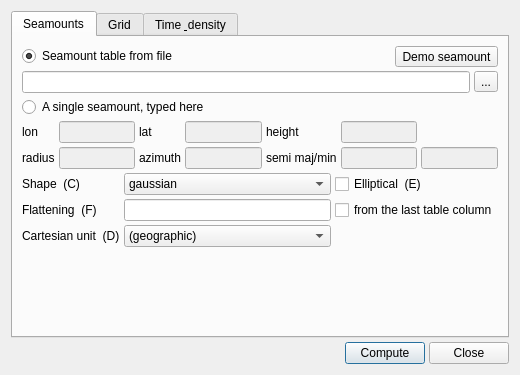
<?xml version="1.0" encoding="UTF-8"?>
<!--
  grdseamount_dialog.ui — GMT menu > "grdseamount": synthetic seamounts (Gaussian, parabolic,
  polynomial, cone or disc; circular or elliptical) built from a table of seamount parameters.
  Loaded at RUNTIME by GrdSeamountDialog (deps/src/70_window.cpp) via QUiLoader — plain Qt widgets.
  Option letters are in the labels: C shape, E elliptical, F flattening, D unit, A mask, L list_stats,
  N normalize, Z level, R region, I inc, G outgrid, T time, Q build_mode, M list, H densities,
  K density_grid, W density_output.  -S (landslide simulation) is NOT covered by this dialog.
-->
<ui version="4.0">
 <class>GrdSeamountDialog</class>
 <widget class="QDialog" name="GrdSeamountDialog">
  <property name="geometry">
   <rect>
    <x>0</x>
    <y>0</y>
    <width>520</width>
    <height>330</height>
   </rect>
  </property>
  <property name="windowTitle">
   <string>grdseamount</string>
  </property>
  <layout class="QVBoxLayout" name="verticalLayout_main">
   <property name="spacing">
    <number>4</number>
   </property>
   <item>
    <widget class="QTabWidget" name="tabWidget">
     <property name="currentIndex">
      <number>0</number>
     </property>

     <!-- ==================== TAB: Seamounts ==================== -->
     <widget class="QWidget" name="tab_seamounts">
      <attribute name="title">
       <string>Seamounts</string>
      </attribute>
      <layout class="QVBoxLayout" name="verticalLayout_smt">
       <property name="spacing">
        <number>4</number>
       </property>
       <item>
        <layout class="QHBoxLayout" name="horizontalLayout_fromFile">
         <item>
          <widget class="QRadioButton" name="rb_fromFile">
           <property name="text">
            <string>Seamount table from file</string>
           </property>
           <property name="checked">
            <bool>true</bool>
           </property>
          </widget>
         </item>
         <item>
          <spacer name="horizontalSpacer_fromFile">
           <property name="orientation">
            <enum>Qt::Horizontal</enum>
           </property>
           <property name="sizeHint" stdset="0">
            <size>
             <width>10</width>
             <height>10</height>
            </size>
           </property>
          </spacer>
         </item>
         <item>
          <widget class="QToolButton" name="btn_demo">
           <property name="text">
            <string>Demo seamount</string>
           </property>
           <property name="toolTip">
            <string>&lt;html&gt;Fill the dialog with the grdseamount example: a circular&lt;br&gt;Gaussian seamount at 1W 2S with 30 km basal radius and 4500 m&lt;br&gt;height, on a 1 arc minute grid.&lt;/html&gt;</string>
           </property>
          </widget>
         </item>
        </layout>
       </item>
       <item>
        <layout class="QHBoxLayout" name="horizontalLayout_table">
         <item>
          <widget class="QLineEdit" name="le_table">
           <property name="toolTip">
            <string>&lt;html&gt;lon lat radius height — or lon lat azimuth semi-major&lt;br&gt;semi-minor height when elliptical. Extra columns: flattening&lt;br&gt;(F with no value), then start/stop time (T).&lt;/html&gt;</string>
           </property>
          </widget>
         </item>
         <item>
          <widget class="QToolButton" name="btn_tableBrowse">
           <property name="text">
            <string>...</string>
           </property>
          </widget>
         </item>
        </layout>
       </item>
       <item>
        <widget class="QRadioButton" name="rb_single">
         <property name="text">
          <string>A single seamount, typed here</string>
         </property>
        </widget>
       </item>
       <item>
        <layout class="QGridLayout" name="gridLayout_single">
         <item row="0" column="0">
          <widget class="QLabel" name="lbl_lon">
           <property name="text">
            <string>lon</string>
           </property>
          </widget>
         </item>
         <item row="0" column="1">
          <widget class="QLineEdit" name="le_lon">
           <property name="enabled">
            <bool>false</bool>
           </property>
          </widget>
         </item>
         <item row="0" column="2">
          <widget class="QLabel" name="lbl_lat">
           <property name="text">
            <string>lat</string>
           </property>
          </widget>
         </item>
         <item row="0" column="3">
          <widget class="QLineEdit" name="le_lat">
           <property name="enabled">
            <bool>false</bool>
           </property>
          </widget>
         </item>
         <item row="0" column="4">
          <widget class="QLabel" name="lbl_height">
           <property name="text">
            <string>height</string>
           </property>
          </widget>
         </item>
         <item row="0" column="5">
          <widget class="QLineEdit" name="le_height">
           <property name="enabled">
            <bool>false</bool>
           </property>
          </widget>
         </item>
         <item row="1" column="0">
          <widget class="QLabel" name="lbl_radius">
           <property name="text">
            <string>radius</string>
           </property>
          </widget>
         </item>
         <item row="1" column="1">
          <widget class="QLineEdit" name="le_radius">
           <property name="enabled">
            <bool>false</bool>
           </property>
          </widget>
         </item>
         <item row="1" column="2">
          <widget class="QLabel" name="lbl_azimuth">
           <property name="text">
            <string>azimuth</string>
           </property>
          </widget>
         </item>
         <item row="1" column="3">
          <widget class="QLineEdit" name="le_azimuth">
           <property name="enabled">
            <bool>false</bool>
           </property>
           <property name="toolTip">
            <string>Elliptical seamounts only</string>
           </property>
          </widget>
         </item>
         <item row="1" column="4">
          <widget class="QLabel" name="lbl_semi">
           <property name="text">
            <string>semi maj/min</string>
           </property>
          </widget>
         </item>
         <item row="1" column="5">
          <widget class="QLineEdit" name="le_semiMajor">
           <property name="enabled">
            <bool>false</bool>
           </property>
           <property name="toolTip">
            <string>Semi-major axis (elliptical only)</string>
           </property>
          </widget>
         </item>
         <item row="1" column="6">
          <widget class="QLineEdit" name="le_semiMinor">
           <property name="enabled">
            <bool>false</bool>
           </property>
           <property name="toolTip">
            <string>Semi-minor axis (elliptical only)</string>
           </property>
          </widget>
         </item>
        </layout>
       </item>
       <item>
        <layout class="QGridLayout" name="gridLayout_shape">
         <item row="0" column="0">
          <widget class="QLabel" name="lbl_shape">
           <property name="text">
            <string>Shape  (C)</string>
           </property>
          </widget>
         </item>
         <item row="0" column="1">
          <widget class="QComboBox" name="cb_shape">
           <item>
            <property name="text">
             <string>gaussian</string>
            </property>
           </item>
           <item>
            <property name="text">
             <string>cone</string>
            </property>
           </item>
           <item>
            <property name="text">
             <string>disc</string>
            </property>
           </item>
           <item>
            <property name="text">
             <string>parabola</string>
            </property>
           </item>
           <item>
            <property name="text">
             <string>polynomial</string>
            </property>
           </item>
          </widget>
         </item>
         <item row="0" column="2">
          <widget class="QCheckBox" name="chk_elliptical">
           <property name="text">
            <string>Elliptical  (E)</string>
           </property>
          </widget>
         </item>
         <item row="1" column="0">
          <widget class="QLabel" name="lbl_flattening">
           <property name="text">
            <string>Flattening  (F)</string>
           </property>
          </widget>
         </item>
         <item row="1" column="1">
          <widget class="QLineEdit" name="le_flattening">
           <property name="toolTip">
            <string>&lt;html&gt;0 (none) up to but not including 1. Truncates seamounts to&lt;br&gt;guyots; ignored for a disc.&lt;/html&gt;</string>
           </property>
          </widget>
         </item>
         <item row="1" column="2">
          <widget class="QCheckBox" name="chk_flatCol">
           <property name="text">
            <string>from the last table column</string>
           </property>
          </widget>
         </item>
         <item row="2" column="0">
          <widget class="QLabel" name="lbl_unit">
           <property name="text">
            <string>Cartesian unit  (D)</string>
           </property>
          </widget>
         </item>
         <item row="2" column="1">
          <widget class="QComboBox" name="cb_unit">
           <property name="toolTip">
            <string>&lt;html&gt;Horizontal distance unit of the input table. Not allowed for&lt;br&gt;geographic data, which is converted to km automatically.&lt;/html&gt;</string>
           </property>
           <item>
            <property name="text">
             <string>(geographic)</string>
            </property>
           </item>
           <item>
            <property name="text">
             <string>k — km</string>
            </property>
           </item>
           <item>
            <property name="text">
             <string>m — minutes</string>
            </property>
           </item>
           <item>
            <property name="text">
             <string>n — nautical miles</string>
            </property>
           </item>
           <item>
            <property name="text">
             <string>d — degrees</string>
            </property>
           </item>
          </widget>
         </item>
        </layout>
       </item>
       <item>
        <spacer name="verticalSpacer_smt">
         <property name="orientation">
          <enum>Qt::Vertical</enum>
         </property>
         <property name="sizeHint" stdset="0">
          <size>
           <width>10</width>
           <height>4</height>
          </size>
         </property>
        </spacer>
       </item>
      </layout>
     </widget>

     <!-- ==================== TAB: Grid ==================== -->
     <widget class="QWidget" name="tab_grid">
      <attribute name="title">
       <string>Grid</string>
      </attribute>
      <layout class="QVBoxLayout" name="verticalLayout_grid">
       <property name="spacing">
        <number>4</number>
       </property>
       <item>
        <layout class="QGridLayout" name="gridLayout_region">
         <item row="0" column="0">
          <widget class="QLabel" name="lbl_region">
           <property name="text">
            <string>Region  (R)</string>
           </property>
          </widget>
         </item>
         <item row="0" column="1">
          <widget class="QLineEdit" name="le_xmin">
           <property name="toolTip">
            <string>xmin</string>
           </property>
          </widget>
         </item>
         <item row="0" column="2">
          <widget class="QLineEdit" name="le_xmax">
           <property name="toolTip">
            <string>xmax</string>
           </property>
          </widget>
         </item>
         <item row="0" column="3">
          <widget class="QLineEdit" name="le_ymin">
           <property name="toolTip">
            <string>ymin</string>
           </property>
          </widget>
         </item>
         <item row="0" column="4">
          <widget class="QLineEdit" name="le_ymax">
           <property name="toolTip">
            <string>ymax</string>
           </property>
          </widget>
         </item>
        </layout>
       </item>
       <item>
        <layout class="QGridLayout" name="gridLayout_gridmisc">
         <item row="0" column="0">
          <widget class="QLabel" name="lbl_inc">
           <property name="text">
            <string>Increment  (I)</string>
           </property>
          </widget>
         </item>
         <item row="0" column="1">
          <widget class="QLineEdit" name="le_xinc">
           <property name="toolTip">
            <string>x_inc</string>
           </property>
          </widget>
         </item>
         <item row="0" column="2">
          <widget class="QLineEdit" name="le_yinc">
           <property name="toolTip">
            <string>y_inc — leave empty to reuse x_inc</string>
           </property>
          </widget>
         </item>
         <item row="1" column="0">
          <widget class="QLabel" name="lbl_level">
           <property name="text">
            <string>Background depth  (Z)</string>
           </property>
          </widget>
         </item>
         <item row="1" column="1">
          <widget class="QLineEdit" name="le_level">
           <property name="toolTip">
            <string>Seamounts have positive relief, so a negative level puts them under water [0]</string>
           </property>
          </widget>
         </item>
         <item row="1" column="2">
          <widget class="QCheckBox" name="chk_levelNaN">
           <property name="text">
            <string>NaN unused nodes</string>
           </property>
          </widget>
         </item>
         <item row="2" column="0">
          <widget class="QLabel" name="lbl_normalize">
           <property name="text">
            <string>Normalize to  (N)</string>
           </property>
          </widget>
         </item>
         <item row="2" column="1">
          <widget class="QLineEdit" name="le_normalize">
           <property name="toolTip">
            <string>Scale the relief so the maximum grid height equals this value</string>
           </property>
          </widget>
         </item>
        </layout>
       </item>
       <item>
        <widget class="QGroupBox" name="gb_mask">
         <property name="title">
          <string>Mask grid only  (A)</string>
         </property>
         <property name="checkable">
          <bool>true</bool>
         </property>
         <property name="checked">
          <bool>false</bool>
         </property>
         <layout class="QHBoxLayout" name="horizontalLayout_mask">
          <property name="spacing">
           <number>3</number>
          </property>
          <item>
           <widget class="QLabel" name="lbl_maskOut">
            <property name="text">
             <string>outside</string>
            </property>
           </widget>
          </item>
          <item>
           <widget class="QLineEdit" name="le_maskOut">
            <property name="placeholderText">
             <string>1</string>
            </property>
           </widget>
          </item>
          <item>
           <widget class="QLabel" name="lbl_maskIn">
            <property name="text">
             <string>inside</string>
            </property>
           </widget>
          </item>
          <item>
           <widget class="QLineEdit" name="le_maskIn">
            <property name="placeholderText">
             <string>NaN</string>
            </property>
           </widget>
          </item>
          <item>
           <widget class="QLabel" name="lbl_maskScale">
            <property name="text">
             <string>radius scale</string>
            </property>
           </widget>
          </item>
          <item>
           <widget class="QLineEdit" name="le_maskScale"/>
          </item>
         </layout>
        </widget>
       </item>
       <item>
        <layout class="QHBoxLayout" name="horizontalLayout_outgrid">
         <item>
          <widget class="QLabel" name="lbl_outgrid">
           <property name="text">
            <string>Save as  (G)</string>
           </property>
          </widget>
         </item>
         <item>
          <widget class="QLineEdit" name="le_outgrid">
           <property name="toolTip">
            <string>&lt;html&gt;Optional; the result is added to this window anyway. With Time&lt;br&gt;set this MUST be a filename template, e.g. smt_%3.1f_%s.nc&lt;/html&gt;</string>
           </property>
          </widget>
         </item>
         <item>
          <widget class="QToolButton" name="btn_outgridBrowse">
           <property name="text">
            <string>...</string>
           </property>
          </widget>
         </item>
        </layout>
       </item>
       <item>
        <spacer name="verticalSpacer_grid">
         <property name="orientation">
          <enum>Qt::Vertical</enum>
         </property>
         <property name="sizeHint" stdset="0">
          <size>
           <width>10</width>
           <height>4</height>
          </size>
         </property>
        </spacer>
       </item>
      </layout>
     </widget>

     <!-- ==================== TAB: Time & density ==================== -->
     <widget class="QWidget" name="tab_time">
      <attribute name="title">
       <string>Time &amp; density</string>
      </attribute>
      <layout class="QVBoxLayout" name="verticalLayout_time">
       <property name="spacing">
        <number>4</number>
       </property>
       <item>
        <widget class="QGroupBox" name="gb_time">
         <property name="title">
          <string>Temporal evolution  (T) — the table needs start/stop time columns</string>
         </property>
         <property name="checkable">
          <bool>true</bool>
         </property>
         <property name="checked">
          <bool>false</bool>
         </property>
         <layout class="QGridLayout" name="gridLayout_time">
          <property name="spacing">
           <number>3</number>
          </property>
          <item row="0" column="0">
           <widget class="QLabel" name="lbl_t0">
            <property name="text">
             <string>t0</string>
            </property>
           </widget>
          </item>
          <item row="0" column="1">
           <widget class="QLineEdit" name="le_t0">
            <property name="toolTip">
             <string>Years by default; append k for kyr, M for Myr</string>
            </property>
           </widget>
          </item>
          <item row="0" column="2">
           <widget class="QLabel" name="lbl_t1">
            <property name="text">
             <string>t1</string>
            </property>
           </widget>
          </item>
          <item row="0" column="3">
           <widget class="QLineEdit" name="le_t1"/>
          </item>
          <item row="0" column="4">
           <widget class="QLabel" name="lbl_dt">
            <property name="text">
             <string>dt</string>
            </property>
           </widget>
          </item>
          <item row="0" column="5">
           <widget class="QLineEdit" name="le_dt">
            <property name="toolTip">
             <string>Time increment — or the NUMBER of steps when the log scale box is ticked</string>
            </property>
           </widget>
          </item>
          <item row="1" column="0" colspan="2">
           <widget class="QCheckBox" name="chk_logTime">
            <property name="text">
             <string>logarithmic time scale</string>
            </property>
           </widget>
          </item>
          <item row="1" column="2">
           <widget class="QLabel" name="lbl_bmode">
            <property name="text">
             <string>Build  (Q)</string>
            </property>
           </widget>
          </item>
          <item row="1" column="3">
           <widget class="QComboBox" name="cb_bmode">
            <item>
             <property name="text">
              <string>cumulative</string>
             </property>
            </item>
            <item>
             <property name="text">
              <string>incremental</string>
             </property>
            </item>
           </widget>
          </item>
          <item row="1" column="4">
           <widget class="QLabel" name="lbl_fmode">
            <property name="text">
             <string>flux</string>
            </property>
           </widget>
          </item>
          <item row="1" column="5">
           <widget class="QComboBox" name="cb_fmode">
            <item>
             <property name="text">
              <string>gaussian</string>
             </property>
            </item>
            <item>
             <property name="text">
              <string>constant</string>
             </property>
            </item>
           </widget>
          </item>
          <item row="2" column="0">
           <widget class="QLabel" name="lbl_list">
            <property name="text">
             <string>Grid list  (M)</string>
            </property>
           </widget>
          </item>
          <item row="2" column="1" colspan="4">
           <widget class="QLineEdit" name="le_list">
            <property name="toolTip">
             <string>&lt;html&gt;Write the times and names of all grids created to this file&lt;br&gt;(input for grdflexure)&lt;/html&gt;</string>
            </property>
           </widget>
          </item>
          <item row="2" column="5">
           <widget class="QToolButton" name="btn_listBrowse">
            <property name="text">
             <string>...</string>
            </property>
           </widget>
          </item>
         </layout>
        </widget>
       </item>
       <item>
        <widget class="QGroupBox" name="gb_density">
         <property name="title">
          <string>Variable radial density  (H)</string>
         </property>
         <property name="checkable">
          <bool>true</bool>
         </property>
         <property name="checked">
          <bool>false</bool>
         </property>
         <layout class="QGridLayout" name="gridLayout_density">
          <property name="spacing">
           <number>3</number>
          </property>
          <item row="0" column="0">
           <widget class="QLabel" name="lbl_H">
            <property name="text">
             <string>H (m)</string>
            </property>
           </widget>
          </item>
          <item row="0" column="1">
           <widget class="QLineEdit" name="le_H"/>
          </item>
          <item row="0" column="2">
           <widget class="QLabel" name="lbl_rhoL">
            <property name="text">
             <string>rho low</string>
            </property>
           </widget>
          </item>
          <item row="0" column="3">
           <widget class="QLineEdit" name="le_rhoL"/>
          </item>
          <item row="0" column="4">
           <widget class="QLabel" name="lbl_rhoH">
            <property name="text">
             <string>rho high</string>
            </property>
           </widget>
          </item>
          <item row="0" column="5">
           <widget class="QLineEdit" name="le_rhoH"/>
          </item>
          <item row="1" column="0">
           <widget class="QLabel" name="lbl_densify">
            <property name="text">
             <string>densify</string>
            </property>
           </widget>
          </item>
          <item row="1" column="1">
           <widget class="QLineEdit" name="le_densify">
            <property name="placeholderText">
             <string>0</string>
            </property>
           </widget>
          </item>
          <item row="1" column="2">
           <widget class="QLabel" name="lbl_power">
            <property name="text">
             <string>power</string>
            </property>
           </widget>
          </item>
          <item row="1" column="3">
           <widget class="QLineEdit" name="le_power">
            <property name="placeholderText">
             <string>1</string>
            </property>
           </widget>
          </item>
          <item row="2" column="0">
           <widget class="QLabel" name="lbl_densityGrid">
            <property name="text">
             <string>Crossection  (K)</string>
            </property>
           </widget>
          </item>
          <item row="2" column="1" colspan="4">
           <widget class="QLineEdit" name="le_densityGrid">
            <property name="toolTip">
             <string>Grid file for the predicted densities of the reference model</string>
            </property>
           </widget>
          </item>
          <item row="2" column="5">
           <widget class="QToolButton" name="btn_densityGridBrowse">
            <property name="text">
             <string>...</string>
            </property>
           </widget>
          </item>
          <item row="3" column="0">
           <widget class="QLabel" name="lbl_densityOut">
            <property name="text">
             <string>Mean density  (W)</string>
            </property>
           </widget>
          </item>
          <item row="3" column="1" colspan="4">
           <widget class="QLineEdit" name="le_densityOut">
            <property name="toolTip">
             <string>Vertically averaged density grid</string>
            </property>
           </widget>
          </item>
          <item row="3" column="5">
           <widget class="QToolButton" name="btn_densityOutBrowse">
            <property name="text">
             <string>...</string>
            </property>
           </widget>
          </item>
         </layout>
        </widget>
       </item>
       <item>
        <widget class="QCheckBox" name="chk_listStats">
         <property name="text">
          <string>List area / volume / mean height instead of making a grid  (L)</string>
         </property>
        </widget>
       </item>
       <item>
        <spacer name="verticalSpacer_time">
         <property name="orientation">
          <enum>Qt::Vertical</enum>
         </property>
         <property name="sizeHint" stdset="0">
          <size>
           <width>10</width>
           <height>4</height>
          </size>
         </property>
        </spacer>
       </item>
      </layout>
     </widget>

    </widget>
   </item>
   <item>
    <layout class="QHBoxLayout" name="horizontalLayout_buttons">
     <item>
      <spacer name="horizontalSpacer_buttons">
       <property name="orientation">
        <enum>Qt::Horizontal</enum>
       </property>
       <property name="sizeHint" stdset="0">
        <size>
         <width>10</width>
         <height>10</height>
        </size>
       </property>
      </spacer>
     </item>
     <item>
      <widget class="QPushButton" name="btn_compute">
       <property name="text">
        <string>Compute</string>
       </property>
      </widget>
     </item>
     <item>
      <widget class="QPushButton" name="btn_close">
       <property name="text">
        <string>Close</string>
       </property>
      </widget>
     </item>
    </layout>
   </item>
  </layout>
 </widget>
 <resources/>
 <connections/>
</ui>
